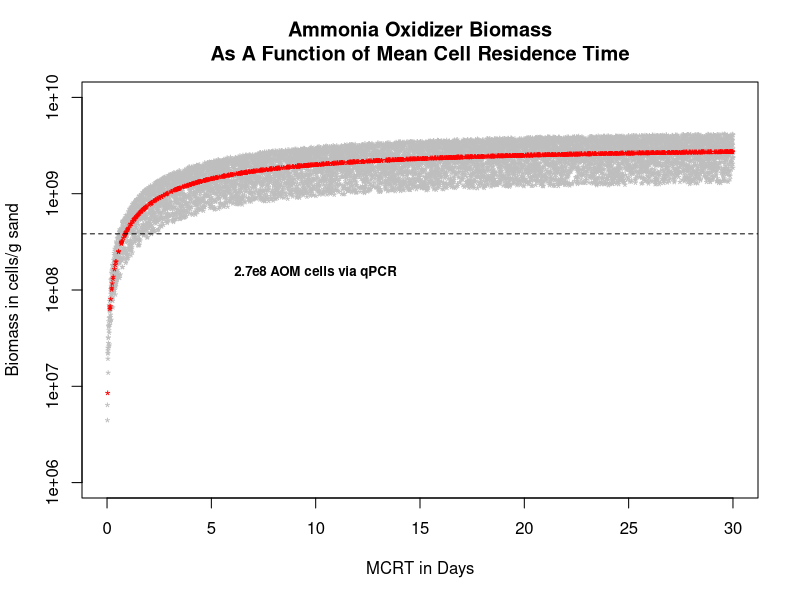

Write the R code that produced this figure. (Note: this script raises an error after producing the figure.)
### Ammonia Oxidation Calculation, Based on Mussman et al 2010 ##
#
# Version 3: 8-24-15, added wet weight biofilter sand conversion factor based on 
# 9-25-13 Wet:Dry Weight Experiment
#
omega_x <- 5 #Mean Cell Residence Time in days
#
omega <- 0.006611 #Hydraulic Retention time in Days
#
#Yao <- 0.34 #kg VSS/kg NH4+-N; assumes 20% loss of NH4 due to Heterotrophic assimilation; Mußman et al 2011
Yao <- 0.0525 #g organic carbon/g NH4+-N; Timmons and Ebeling, 2013
#
#
bao <-  0.15 #engodenous respiration rate constant per day****
# defined as oxygen consumption rate in the absence of substrate
#nearly indepdendent of substrate concentration
#governed by the growth and decay of heterotrophs and nitrifiers
#measured by BOD
DeltaAmmonia <- 5.7 # Delta Ammonia Across component in mg/L
cell.volume <- (4/3)*pi*(0.96/2)^3 
#0.96 um diameter from nichols & prosser paper for single C. Nitrosocosmicus (close relative based on amoA)

#cell volume in cubic micrometers
cell.mass <- 310*cell.volume*(10^-12)
#used Mussman et al conversion of 310 fg*C/um^3; 10^-12 term converts fg to mg
#
biomass <- (omega_x/omega)*(Yao/(1+bao*omega_x))*DeltaAmmonia #Mussman modified Rittman equation
biomass <- biomass/630 #630g sand in 1 liter of biofilter water
biomass.y <- biomass/cell.mass
#2 zeros removed from y lims; changed xlims to a day
plot(x=omega_x, y=biomass.y,xlim=c(0,30),ylim=c(1e6,1e10), log="y", col="red",xlab="MCRT in Days",  ylab="Biomass in cells/g sand")
title(main="Ammonia Oxidizer Biomass\nAs A Function of Mean Cell Residence Time")
for(i in 1:10000){
  x<-runif(1, 0.01, 30)
  DeltaAmmonia.V<-runif(1,2.67,8.73)
  y<-(x/omega)*(Yao/(1+bao*x))*DeltaAmmonia.V
  y<-y/630
  y<-y/cell.mass
  points(x=x,y=y,pch=42,col="Grey")
    }
for(i in 1:1000){
  x<-runif(1, 0.01, 30)
  y<-(x/omega)*(Yao/(1+bao*x))*DeltaAmmonia
  y<-y/630
  y<-y/cell.mass
  points(x=x,y=y,pch=42,col="Red")
    }
##############################################################
# Approximate Ammmonia Oxidizer Biomass Values based on qPCR #
##############################################################
#
#
abline(h=383162990, lty=2,col="Black")#Approximate Total Ammonia oxidizer biomass at surface based on qPCR estimates
text(10,1.1e8,font=2,"2.7e8 AOM cells via qPCR",cex=0.8, pos=3,col='black')
#
#Add legend for modeled biomass
legend(locator(1),legend=c("Mean Modeled AOM Biomass","Maximum/Minimum\nModeled AOM Biomass"),pch=c(15,15),col=c("Red","Grey"),cex=0.8,bty="n")
#
#Sum of surface archaea and AOB amoA genes 111849985
#Comammox amoA: 271313005
#Total approximate ammonia oxidizier biomass via qPCR = 383162990 cells/g
